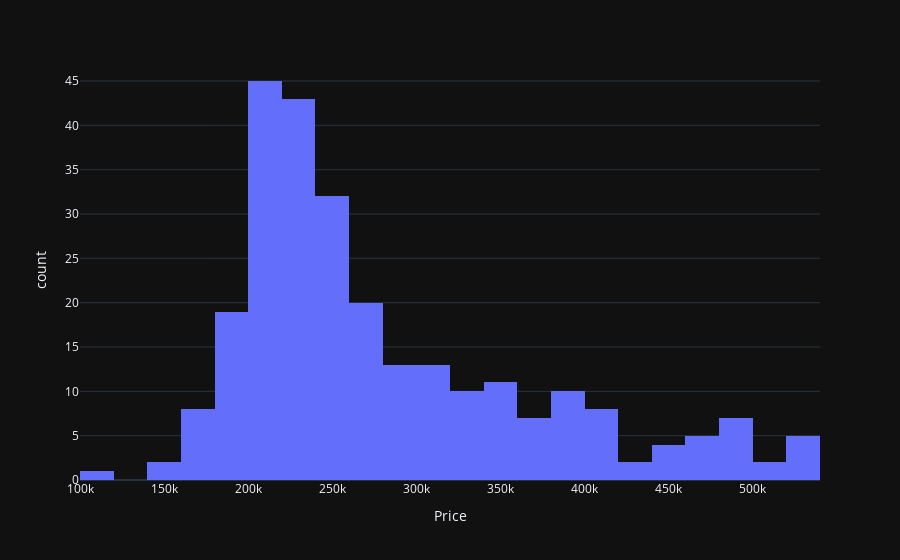

Notebook code for this chart:
### Code cell
fig = px.histogram(df2, x="Price")
fig.show()

### Figure 1 — Plotly figure (JSON) as saved in the notebook; plotly's stock layout.template omitted (floating-point values rounded to 4 significant figures; data arrays with more than 128 entries replaced by an {"elided": "..."} marker saying what was removed)
{"data": [{"alignmentgroup": "True", "bingroup": "x", "hovertemplate": "Price=%{x}<br>count=%{y}<extra></extra>", "legendgroup": "", "marker": {"color": "#636efa", "pattern": {"shape": ""}}, "name": "", "offsetgroup": "", "orientation": "v", "showlegend": false, "type": "histogram", "x": {"elided": "267 float values"}, "xaxis": "x", "yaxis": "y"}], "layout": {"barmode": "relative", "legend": {"tracegroupgap": 0}, "margin": {"t": 60}, "xaxis": {"anchor": "y", "domain": [0, 1], "title": {"text": "Price"}}, "yaxis": {"anchor": "x", "domain": [0, 1], "title": {"text": "count"}}}}
